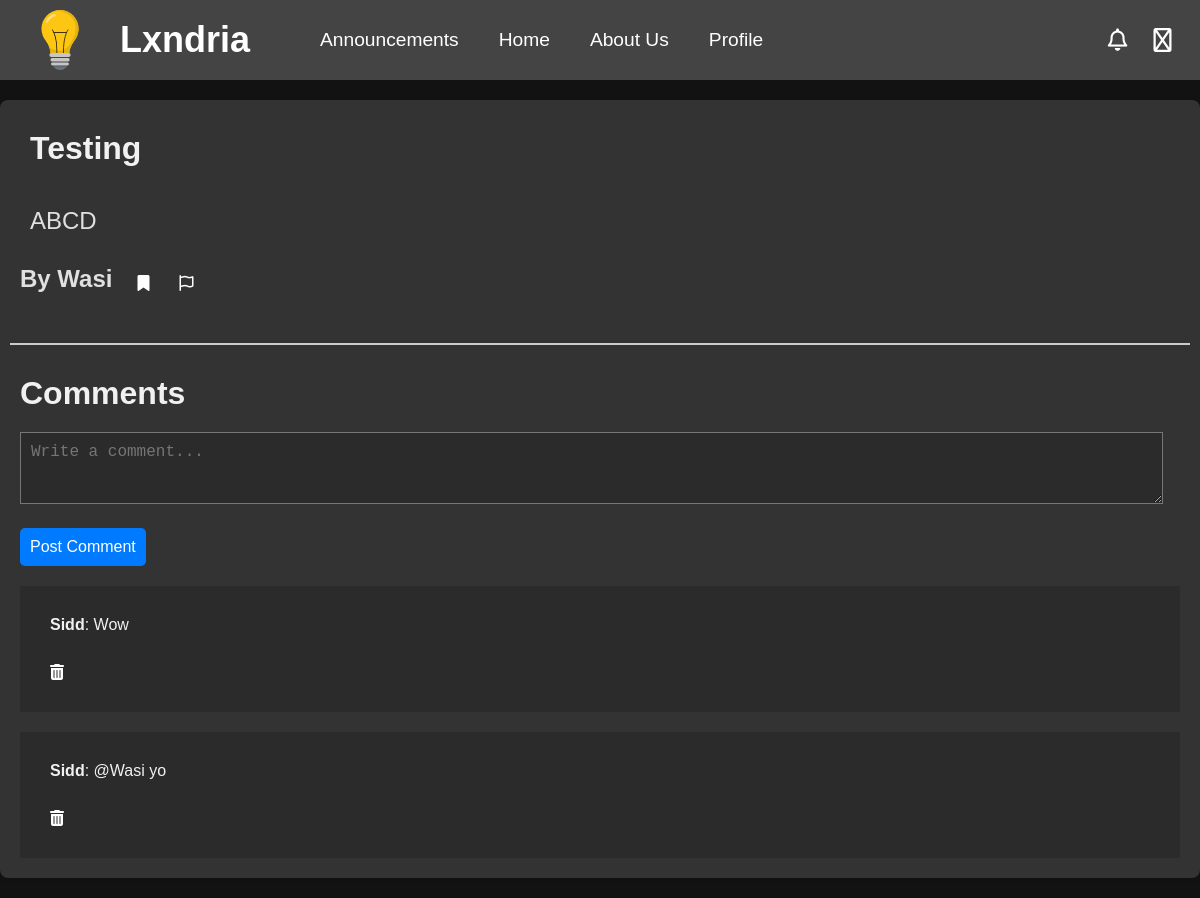
Before: /discussion/5 (signed in) with the older database file.
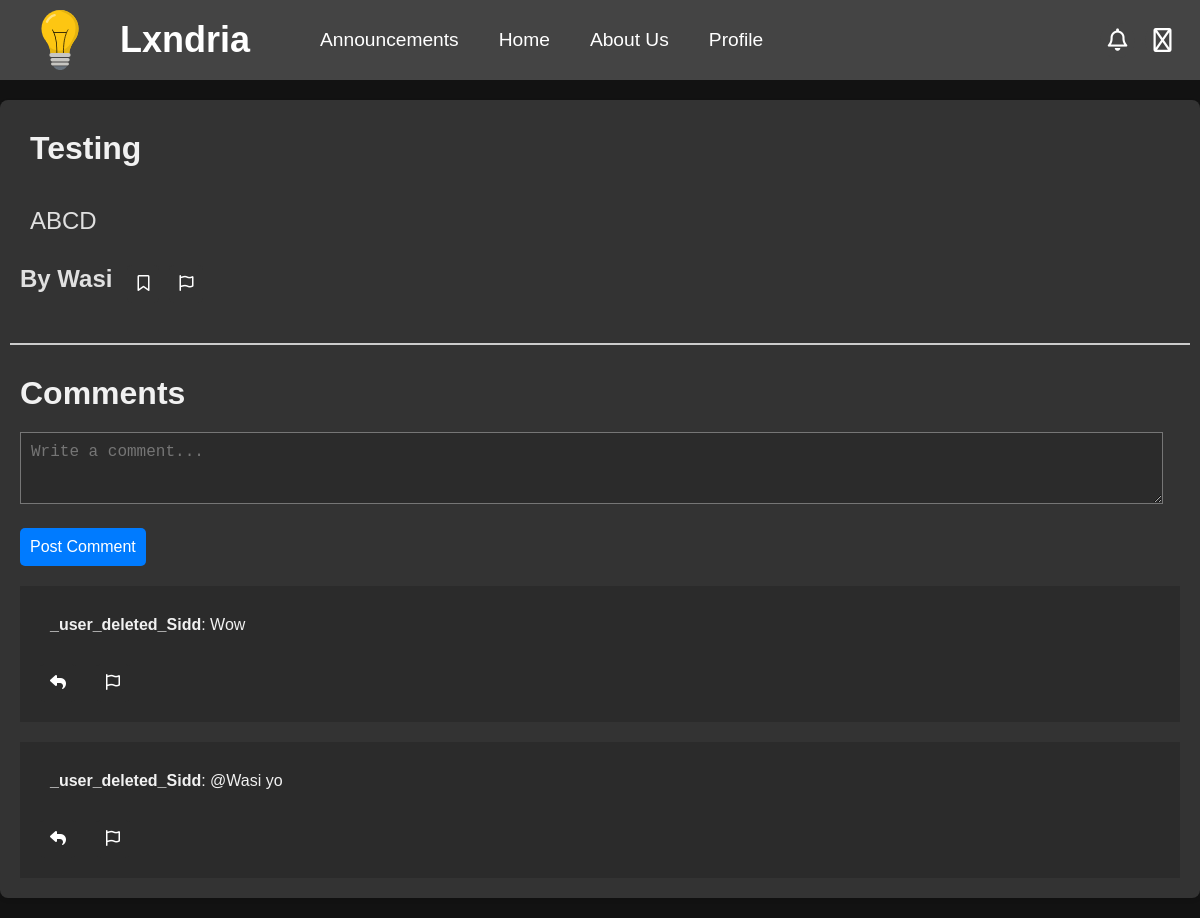
After: the same page with the newer database file.
### app/models.py (models this page shows, shortened)
class Comments(db.Model):
    __tablename__ = "comments"
    __table_args__ = {"extend_existing": True}
    id = db.Column(db.Integer, primary_key=True, autoincrement=True)
    parent_id = db.Column(db.VARCHAR(10), nullable=False)
    username = db.Column(db.String(80), db.ForeignKey('user.username'))
    user = db.relationship('User', backref=db.backref('comments', cascade="all, delete-orphan"))
    content = db.Column(db.Text, nullable=False)
    created_at = db.Column(db.DateTime, default=datetime.utcnow)
    updated_at = db.Column(db.DateTime, onupdate=datetime.utcnow)

### app/routes/discussion.py (the view)
@discussion_bp.route('/discussion/<int:discussion_id>')
def view_discussion(discussion_id):
    if not current_user.is_authenticated:
        flash("You need to login to view discussions!", "danger")
        return redirect(url_for('routes.auth.login'))
    discussion = Discussion.query.get(discussion_id)
    if discussion.user is None:
        bookmarked = None
    elif current_user.username != discussion.user.username:
        try:
            discussion.views += 1
        except:
            discussion.views = 1
        bookmarked = Bookmarks.query.filter_by(username=current_user.username, discussion_id=discussion_id).first()
        db.session.commit()
    else:
        bookmarked = None
    form = CommentForm()
    comments = Comments.query.filter_by(parent_id = 'D'+str(discussion_id)).order_by(Comments.created_at).all()
    return render_template('discussion.html', discussion=discussion, comments=comments, form=form, bookmarked=bookmarked)

### app/forms.py
class CommentForm(FlaskForm):
    content = TextAreaField('Content', validators=[DataRequired()])
    submit = SubmitField('Post')

### app/routes/auth.py (called while the page is built)
@login_manager.user_loader
def load_user(user_id):
    return User.query.get(int(user_id))

### app/templates/discussion.html (shortened to what this page needs)
<!DOCTYPE html>
<html>
    <head>
    <link rel="stylesheet" href="https://cdnjs.cloudflare.com/ajax/libs/highlight.js/11.7.0/styles/github-dark.min.css">
    <link rel="stylesheet" href="https://cdnjs.cloudflare.com/ajax/libs/font-awesome/6.4.2/css/all.min.css">
    {%include 'banner.html'%}
    <link rel="stylesheet" href="{{url_for('static', filename='css/discussion.css')}}">
</head>
  <body>
    <div class="discussion-container">
        <div class="discussion-header">
            <h1>{{discussion.title}}</h1>
        </div>
        <div class="discussion-content" id="output">
            {{discussion.content}}
        </div>
        {% if current_user and current_user.username == discussion.author %}
        <div class="discussion-footer">
            <a href="/discussion/{{discussion.id}}/edit"><button><i class="far fa-edit"></i></button></a>
            <a onclick="confirmDeletion(event, '{{discussion.id}}', '/discussion/')"><button><i class="fas fa-trash-alt"></i> </button></a>
        </div>
        {% else %}
        <div class="discussion-footer">
            <div class="author">
                <a href="/account/{{discussion.author}}">
                {%if discussion.user%}<h2>By {{discussion.user.name}}</h2>
                {%else%}
                <h2>By {{discussion.author}}</h2>
                {%endif%}
                </a>
            </div>
            {%if bookmarked%}
            <a href="/discussion/{{discussion.id}}/bookmark"><button><i class="fas fa-bookmark"></i></button></a>
            {%else%}
            <a href="/discussion/{{discussion.id}}/bookmark"><button><i class="far fa-bookmark"></i></button></a>
            {%endif%}
            <a href="/report/D{{discussion.id}}"><button><i class="far fa-flag"></i></button></a>
        </div>
        {% endif %}
        <hr>
        <h1>Comments</h1>
        {% with post_id=discussion.id, post_type="D" %}
            {% include 'comments.html' %}
        {% endwith %}
    </div>
  </body>
</html>

### app/templates/comments.html (shortened to what this page needs)
<link rel="stylesheet" href="https://cdnjs.cloudflare.com/ajax/libs/font-awesome/6.4.2/css/all.min.css">
<div id="comment-form-container">
{% include 'comment-form.html' %}
</div>
{% for comment in comments %}
    {% if comment.parent_id == post_type ~ post_id|string%}
    <div class="comment" id="comment-{{ comment.id }}">
        <p><strong>{{ comment.username }}</strong>:
            {{ comment.content }}</p>
            {%if current_user.username == comment.username%}
            <button onclick="confirmDeletion(event, '{{comment.id}}', '/comment/')"><i class="fas fa-trash-alt"></i></button>
        {%else%}
        <div style="display: flex;">
            <button class="reply-button" data-username="{{ comment.username }}"><i class="fas fa-reply"></i></button>
            <a href="/report/C{{comment.id}}"><button><i class="far fa-flag"></i></button></a>
        </div>
        {%endif%}
    </div>
    {% endif %}
{% endfor %}

Changed rows visible on the page:
changed Comments "Wow": username "Sidd" → "_user_deleted_Sidd"
changed Comments "@Wasi yo": username "Sidd" → "_user_deleted_Sidd"
